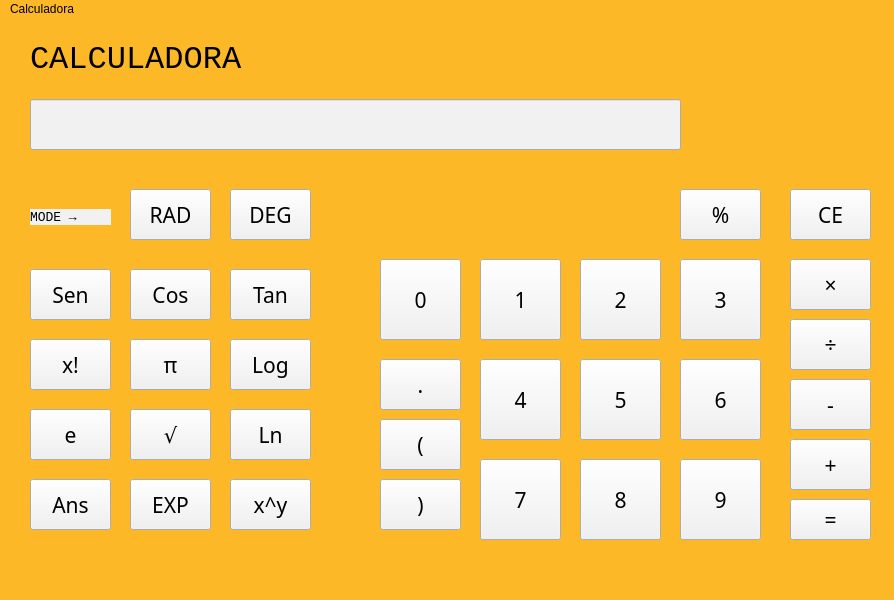
<?xml version="1.0" encoding="UTF-8"?>
<ui version="4.0">
 <class>Calculadora</class>
 <widget class="QMainWindow" name="Calculadora">
  <property name="geometry">
   <rect>
    <x>0</x>
    <y>0</y>
    <width>894</width>
    <height>600</height>
   </rect>
  </property>
  <property name="windowTitle">
   <string>Calculadora</string>
  </property>
  <property name="windowIcon">
   <iconset>
    <normaloff>../../.designer/backup/ImagesFiles/736663fe6f9e03fcb39ace9020c42b4c-icono-de-calculadora-estacionaria-by-vexels.png</normaloff>../../.designer/backup/ImagesFiles/736663fe6f9e03fcb39ace9020c42b4c-icono-de-calculadora-estacionaria-by-vexels.png</iconset>
  </property>
  <property name="styleSheet">
   <string notr="true">background-color:rgb(253, 184, 39)</string>
  </property>
  <widget class="QWidget" name="centralwidget">
   <widget class="QPushButton" name="n_1">
    <property name="geometry">
     <rect>
      <x>480</x>
      <y>240</y>
      <width>81</width>
      <height>81</height>
     </rect>
    </property>
    <property name="font">
     <font>
      <family>Arial Rounded MT Bold</family>
      <pointsize>16</pointsize>
     </font>
    </property>
    <property name="styleSheet">
     <string notr="true">background-color: rgb(241, 241, 241)</string>
    </property>
    <property name="text">
     <string>1</string>
    </property>
   </widget>
   <widget class="QPushButton" name="n_2">
    <property name="geometry">
     <rect>
      <x>580</x>
      <y>240</y>
      <width>81</width>
      <height>81</height>
     </rect>
    </property>
    <property name="font">
     <font>
      <family>Arial Rounded MT Bold</family>
      <pointsize>16</pointsize>
     </font>
    </property>
    <property name="styleSheet">
     <string notr="true">background-color: rgb(241, 241, 241)</string>
    </property>
    <property name="text">
     <string>2</string>
    </property>
   </widget>
   <widget class="QPushButton" name="n_3">
    <property name="geometry">
     <rect>
      <x>680</x>
      <y>240</y>
      <width>81</width>
      <height>81</height>
     </rect>
    </property>
    <property name="font">
     <font>
      <family>Arial Rounded MT Bold</family>
      <pointsize>16</pointsize>
     </font>
    </property>
    <property name="styleSheet">
     <string notr="true">background-color: rgb(241, 241, 241)</string>
    </property>
    <property name="text">
     <string>3</string>
    </property>
   </widget>
   <widget class="QPushButton" name="n_4">
    <property name="geometry">
     <rect>
      <x>480</x>
      <y>340</y>
      <width>81</width>
      <height>81</height>
     </rect>
    </property>
    <property name="font">
     <font>
      <family>Arial Rounded MT Bold</family>
      <pointsize>16</pointsize>
     </font>
    </property>
    <property name="styleSheet">
     <string notr="true">background-color: rgb(241, 241, 241)</string>
    </property>
    <property name="text">
     <string>4</string>
    </property>
   </widget>
   <widget class="QPushButton" name="n_5">
    <property name="geometry">
     <rect>
      <x>580</x>
      <y>340</y>
      <width>81</width>
      <height>81</height>
     </rect>
    </property>
    <property name="font">
     <font>
      <family>Arial Rounded MT Bold</family>
      <pointsize>16</pointsize>
     </font>
    </property>
    <property name="styleSheet">
     <string notr="true">background-color: rgb(241, 241, 241)</string>
    </property>
    <property name="text">
     <string>5</string>
    </property>
   </widget>
   <widget class="QPushButton" name="n_6">
    <property name="geometry">
     <rect>
      <x>680</x>
      <y>340</y>
      <width>81</width>
      <height>81</height>
     </rect>
    </property>
    <property name="font">
     <font>
      <family>Arial Rounded MT Bold</family>
      <pointsize>16</pointsize>
     </font>
    </property>
    <property name="styleSheet">
     <string notr="true">background-color: rgb(241, 241, 241)</string>
    </property>
    <property name="text">
     <string>6</string>
    </property>
   </widget>
   <widget class="QPushButton" name="n_7">
    <property name="geometry">
     <rect>
      <x>480</x>
      <y>440</y>
      <width>81</width>
      <height>81</height>
     </rect>
    </property>
    <property name="font">
     <font>
      <family>Arial Rounded MT Bold</family>
      <pointsize>16</pointsize>
     </font>
    </property>
    <property name="styleSheet">
     <string notr="true">background-color: rgb(241, 241, 241)</string>
    </property>
    <property name="text">
     <string>7</string>
    </property>
   </widget>
   <widget class="QPushButton" name="n_8">
    <property name="geometry">
     <rect>
      <x>580</x>
      <y>440</y>
      <width>81</width>
      <height>81</height>
     </rect>
    </property>
    <property name="font">
     <font>
      <family>Arial Rounded MT Bold</family>
      <pointsize>16</pointsize>
     </font>
    </property>
    <property name="styleSheet">
     <string notr="true">background-color: rgb(241, 241, 241)</string>
    </property>
    <property name="text">
     <string>8</string>
    </property>
   </widget>
   <widget class="QPushButton" name="n_9">
    <property name="geometry">
     <rect>
      <x>680</x>
      <y>440</y>
      <width>81</width>
      <height>81</height>
     </rect>
    </property>
    <property name="font">
     <font>
      <family>Arial Rounded MT Bold</family>
      <pointsize>16</pointsize>
     </font>
    </property>
    <property name="styleSheet">
     <string notr="true">background-color: rgb(241, 241, 241)</string>
    </property>
    <property name="text">
     <string>9</string>
    </property>
   </widget>
   <widget class="QPushButton" name="equal">
    <property name="geometry">
     <rect>
      <x>790</x>
      <y>480</y>
      <width>81</width>
      <height>41</height>
     </rect>
    </property>
    <property name="font">
     <font>
      <family>Arial Rounded MT Bold</family>
      <pointsize>16</pointsize>
     </font>
    </property>
    <property name="styleSheet">
     <string notr="true">background-color: rgb(241, 241, 241)</string>
    </property>
    <property name="text">
     <string>=</string>
    </property>
   </widget>
   <widget class="QPushButton" name="plus">
    <property name="geometry">
     <rect>
      <x>790</x>
      <y>420</y>
      <width>81</width>
      <height>51</height>
     </rect>
    </property>
    <property name="font">
     <font>
      <family>Arial Rounded MT Bold</family>
      <pointsize>16</pointsize>
     </font>
    </property>
    <property name="styleSheet">
     <string notr="true">background-color: rgb(241, 241, 241)
</string>
    </property>
    <property name="text">
     <string>+</string>
    </property>
   </widget>
   <widget class="QPushButton" name="subtraction">
    <property name="geometry">
     <rect>
      <x>790</x>
      <y>360</y>
      <width>81</width>
      <height>51</height>
     </rect>
    </property>
    <property name="font">
     <font>
      <family>Arial Rounded MT Bold</family>
      <pointsize>16</pointsize>
     </font>
    </property>
    <property name="styleSheet">
     <string notr="true">background-color: rgb(241, 241, 241)</string>
    </property>
    <property name="text">
     <string>-</string>
    </property>
   </widget>
   <widget class="QPushButton" name="divide">
    <property name="geometry">
     <rect>
      <x>790</x>
      <y>300</y>
      <width>81</width>
      <height>51</height>
     </rect>
    </property>
    <property name="font">
     <font>
      <family>Arial Rounded MT Bold</family>
      <pointsize>16</pointsize>
     </font>
    </property>
    <property name="styleSheet">
     <string notr="true">background-color: rgb(241, 241, 241)</string>
    </property>
    <property name="text">
     <string>÷</string>
    </property>
   </widget>
   <widget class="QPushButton" name="multiply">
    <property name="geometry">
     <rect>
      <x>790</x>
      <y>240</y>
      <width>81</width>
      <height>51</height>
     </rect>
    </property>
    <property name="font">
     <font>
      <family>Arial Rounded MT Bold</family>
      <pointsize>16</pointsize>
     </font>
    </property>
    <property name="styleSheet">
     <string notr="true">background-color: rgb(241, 241, 241)</string>
    </property>
    <property name="text">
     <string>×</string>
    </property>
   </widget>
   <widget class="QPushButton" name="cleanentry">
    <property name="geometry">
     <rect>
      <x>790</x>
      <y>170</y>
      <width>81</width>
      <height>51</height>
     </rect>
    </property>
    <property name="font">
     <font>
      <family>Arial Rounded MT Bold</family>
      <pointsize>16</pointsize>
     </font>
    </property>
    <property name="styleSheet">
     <string notr="true">background-color: rgb(241, 241, 241)</string>
    </property>
    <property name="text">
     <string>CE</string>
    </property>
   </widget>
   <widget class="QPushButton" name="eulerexponent">
    <property name="geometry">
     <rect>
      <x>680</x>
      <y>170</y>
      <width>81</width>
      <height>51</height>
     </rect>
    </property>
    <property name="font">
     <font>
      <family>Arial Rounded MT Bold</family>
      <pointsize>16</pointsize>
     </font>
    </property>
    <property name="styleSheet">
     <string notr="true">background-color: rgb(241, 241, 241)</string>
    </property>
    <property name="text">
     <string>%</string>
    </property>
   </widget>
   <widget class="QPushButton" name="parentheses_C">
    <property name="geometry">
     <rect>
      <x>380</x>
      <y>460</y>
      <width>81</width>
      <height>51</height>
     </rect>
    </property>
    <property name="font">
     <font>
      <family>Arial Rounded MT Bold</family>
      <pointsize>16</pointsize>
     </font>
    </property>
    <property name="styleSheet">
     <string notr="true">background-color: rgb(241, 241, 241)</string>
    </property>
    <property name="text">
     <string>)</string>
    </property>
   </widget>
   <widget class="QPushButton" name="parentheses_O">
    <property name="geometry">
     <rect>
      <x>380</x>
      <y>400</y>
      <width>81</width>
      <height>51</height>
     </rect>
    </property>
    <property name="font">
     <font>
      <family>Arial Rounded MT Bold</family>
      <pointsize>16</pointsize>
     </font>
    </property>
    <property name="styleSheet">
     <string notr="true">background-color: rgb(241, 241, 241)
</string>
    </property>
    <property name="text">
     <string>(</string>
    </property>
   </widget>
   <widget class="QPushButton" name="factorial">
    <property name="geometry">
     <rect>
      <x>30</x>
      <y>320</y>
      <width>81</width>
      <height>51</height>
     </rect>
    </property>
    <property name="font">
     <font>
      <family>Arial Rounded MT Bold</family>
      <pointsize>16</pointsize>
     </font>
    </property>
    <property name="styleSheet">
     <string notr="true">background-color: rgb(241, 241, 241)</string>
    </property>
    <property name="text">
     <string>x!</string>
    </property>
   </widget>
   <widget class="QPushButton" name="deg">
    <property name="geometry">
     <rect>
      <x>230</x>
      <y>170</y>
      <width>81</width>
      <height>51</height>
     </rect>
    </property>
    <property name="font">
     <font>
      <family>Arial Rounded MT Bold</family>
      <pointsize>16</pointsize>
     </font>
    </property>
    <property name="styleSheet">
     <string notr="true">background-color: rgb(241, 241, 241)</string>
    </property>
    <property name="text">
     <string>DEG</string>
    </property>
   </widget>
   <widget class="QPushButton" name="rad">
    <property name="geometry">
     <rect>
      <x>130</x>
      <y>170</y>
      <width>81</width>
      <height>51</height>
     </rect>
    </property>
    <property name="font">
     <font>
      <family>Arial Rounded MT Bold</family>
      <pointsize>16</pointsize>
     </font>
    </property>
    <property name="styleSheet">
     <string notr="true">background-color: rgb(241, 241, 241)</string>
    </property>
    <property name="text">
     <string>RAD</string>
    </property>
   </widget>
   <widget class="QLabel" name="mode">
    <property name="geometry">
     <rect>
      <x>30</x>
      <y>190</y>
      <width>81</width>
      <height>16</height>
     </rect>
    </property>
    <property name="font">
     <font>
      <family>Lucida Console</family>
      <pointsize>10</pointsize>
     </font>
    </property>
    <property name="styleSheet">
     <string notr="true">background-color:rgb(241, 241, 241)</string>
    </property>
    <property name="text">
     <string>MODE →</string>
    </property>
   </widget>
   <widget class="QPushButton" name="tan">
    <property name="geometry">
     <rect>
      <x>230</x>
      <y>250</y>
      <width>81</width>
      <height>51</height>
     </rect>
    </property>
    <property name="font">
     <font>
      <family>Arial Rounded MT Bold</family>
      <pointsize>16</pointsize>
     </font>
    </property>
    <property name="styleSheet">
     <string notr="true">background-color: rgb(241, 241, 241)</string>
    </property>
    <property name="text">
     <string>Tan</string>
    </property>
   </widget>
   <widget class="QPushButton" name="cos">
    <property name="geometry">
     <rect>
      <x>130</x>
      <y>250</y>
      <width>81</width>
      <height>51</height>
     </rect>
    </property>
    <property name="font">
     <font>
      <family>Arial Rounded MT Bold</family>
      <pointsize>16</pointsize>
     </font>
    </property>
    <property name="styleSheet">
     <string notr="true">background-color: rgb(241, 241, 241)</string>
    </property>
    <property name="text">
     <string>Cos</string>
    </property>
   </widget>
   <widget class="QPushButton" name="sen">
    <property name="geometry">
     <rect>
      <x>30</x>
      <y>250</y>
      <width>81</width>
      <height>51</height>
     </rect>
    </property>
    <property name="font">
     <font>
      <family>Arial Rounded MT Bold</family>
      <pointsize>16</pointsize>
     </font>
    </property>
    <property name="styleSheet">
     <string notr="true">background-color: rgb(241, 241, 241)
</string>
    </property>
    <property name="text">
     <string>Sen</string>
    </property>
   </widget>
   <widget class="QPushButton" name="pi">
    <property name="geometry">
     <rect>
      <x>130</x>
      <y>320</y>
      <width>81</width>
      <height>51</height>
     </rect>
    </property>
    <property name="font">
     <font>
      <family>Arial Rounded MT Bold</family>
      <pointsize>16</pointsize>
     </font>
    </property>
    <property name="styleSheet">
     <string notr="true">background-color: rgb(241, 241, 241)</string>
    </property>
    <property name="text">
     <string>π</string>
    </property>
   </widget>
   <widget class="QPushButton" name="log">
    <property name="geometry">
     <rect>
      <x>230</x>
      <y>320</y>
      <width>81</width>
      <height>51</height>
     </rect>
    </property>
    <property name="font">
     <font>
      <family>Arial Rounded MT Bold</family>
      <pointsize>16</pointsize>
     </font>
    </property>
    <property name="styleSheet">
     <string notr="true">background-color: rgb(241, 241, 241)</string>
    </property>
    <property name="text">
     <string>Log</string>
    </property>
   </widget>
   <widget class="QPushButton" name="n_euler">
    <property name="geometry">
     <rect>
      <x>30</x>
      <y>390</y>
      <width>81</width>
      <height>51</height>
     </rect>
    </property>
    <property name="font">
     <font>
      <family>Arial Rounded MT Bold</family>
      <pointsize>16</pointsize>
     </font>
    </property>
    <property name="styleSheet">
     <string notr="true">background-color: rgb(241, 241, 241)</string>
    </property>
    <property name="text">
     <string>e</string>
    </property>
   </widget>
   <widget class="QPushButton" name="root">
    <property name="geometry">
     <rect>
      <x>130</x>
      <y>390</y>
      <width>81</width>
      <height>51</height>
     </rect>
    </property>
    <property name="font">
     <font>
      <family>Arial Rounded MT Bold</family>
      <pointsize>16</pointsize>
     </font>
    </property>
    <property name="styleSheet">
     <string notr="true">background-color: rgb(241, 241, 241)</string>
    </property>
    <property name="text">
     <string>√</string>
    </property>
   </widget>
   <widget class="QPushButton" name="ln">
    <property name="geometry">
     <rect>
      <x>230</x>
      <y>390</y>
      <width>81</width>
      <height>51</height>
     </rect>
    </property>
    <property name="font">
     <font>
      <family>Arial Rounded MT Bold</family>
      <pointsize>16</pointsize>
     </font>
    </property>
    <property name="styleSheet">
     <string notr="true">background-color: rgb(241, 241, 241)</string>
    </property>
    <property name="text">
     <string>Ln</string>
    </property>
   </widget>
   <widget class="QPushButton" name="ans">
    <property name="geometry">
     <rect>
      <x>30</x>
      <y>460</y>
      <width>81</width>
      <height>51</height>
     </rect>
    </property>
    <property name="font">
     <font>
      <family>Arial Rounded MT Bold</family>
      <pointsize>16</pointsize>
     </font>
    </property>
    <property name="styleSheet">
     <string notr="true">background-color: rgb(241, 241, 241)</string>
    </property>
    <property name="text">
     <string>Ans</string>
    </property>
   </widget>
   <widget class="QPushButton" name="exp">
    <property name="geometry">
     <rect>
      <x>130</x>
      <y>460</y>
      <width>81</width>
      <height>51</height>
     </rect>
    </property>
    <property name="font">
     <font>
      <family>Arial Rounded MT Bold</family>
      <pointsize>16</pointsize>
     </font>
    </property>
    <property name="styleSheet">
     <string notr="true">background-color: rgb(241, 241, 241)</string>
    </property>
    <property name="text">
     <string>EXP</string>
    </property>
   </widget>
   <widget class="QPushButton" name="exponent">
    <property name="geometry">
     <rect>
      <x>230</x>
      <y>460</y>
      <width>81</width>
      <height>51</height>
     </rect>
    </property>
    <property name="font">
     <font>
      <family>Arial Rounded MT Bold</family>
      <pointsize>16</pointsize>
     </font>
    </property>
    <property name="styleSheet">
     <string notr="true">background-color: rgb(241, 241, 241)</string>
    </property>
    <property name="text">
     <string>x^y</string>
    </property>
   </widget>
   <widget class="QPushButton" name="n_0">
    <property name="geometry">
     <rect>
      <x>380</x>
      <y>240</y>
      <width>81</width>
      <height>81</height>
     </rect>
    </property>
    <property name="font">
     <font>
      <family>Arial Rounded MT Bold</family>
      <pointsize>16</pointsize>
     </font>
    </property>
    <property name="styleSheet">
     <string notr="true">background-color: rgb(241, 241, 241)</string>
    </property>
    <property name="text">
     <string>0</string>
    </property>
   </widget>
   <widget class="QPushButton" name="point">
    <property name="geometry">
     <rect>
      <x>380</x>
      <y>340</y>
      <width>81</width>
      <height>51</height>
     </rect>
    </property>
    <property name="font">
     <font>
      <family>Arial Rounded MT Bold</family>
      <pointsize>16</pointsize>
     </font>
    </property>
    <property name="styleSheet">
     <string notr="true">background-color: rgb(241, 241, 241)</string>
    </property>
    <property name="text">
     <string>.</string>
    </property>
   </widget>
   <widget class="QLineEdit" name="inputbox">
    <property name="geometry">
     <rect>
      <x>30</x>
      <y>80</y>
      <width>651</width>
      <height>51</height>
     </rect>
    </property>
    <property name="font">
     <font>
      <pointsize>25</pointsize>
     </font>
    </property>
    <property name="styleSheet">
     <string notr="true">background-color: rgb(241, 241, 241)</string>
    </property>
    <property name="text">
     <string/>
    </property>
   </widget>
   <widget class="QLabel" name="label">
    <property name="geometry">
     <rect>
      <x>30</x>
      <y>20</y>
      <width>741</width>
      <height>41</height>
     </rect>
    </property>
    <property name="font">
     <font>
      <family>Lucida Console</family>
      <pointsize>24</pointsize>
     </font>
    </property>
    <property name="text">
     <string>CALCULADORA</string>
    </property>
   </widget>
  </widget>
  <widget class="QStatusBar" name="statusbar"/>
  <widget class="QMenuBar" name="menubar">
   <property name="geometry">
    <rect>
     <x>0</x>
     <y>0</y>
     <width>894</width>
     <height>26</height>
    </rect>
   </property>
   <widget class="QMenu" name="menuCalculadora">
    <property name="title">
     <string>Calculadora</string>
    </property>
   </widget>
   <addaction name="menuCalculadora"/>
  </widget>
 </widget>
 <resources/>
 <connections/>
</ui>
